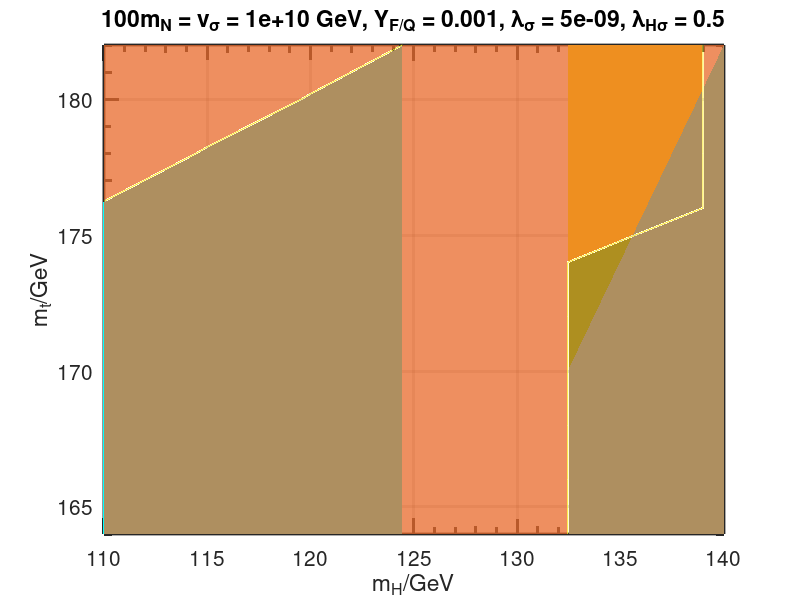

The MATLAB script that drew this image: (Note: this script raises an error after producing the figure.)
% Helper to plot data
clear;
S = load('StabilityMatrix.mat');
S = S.stabilityLimit;
mhRange = 110:5:140;
mtRange = 164:2:182;
nscale = 100; % 100
yf0 = 1e-3;             % Dirac neutrino Yukawa coupling
vS = 1e10;               % Scalar singlet VEV 2e9
lambdaS0 = 5e-9;        % Scalar singlet self-coupling 5e-9
lambdaHS0 = 0.5;       % Scalar singlet-doublet coupling 7e-6
mt = 172.44;    mh = 125.09;
dmt = 0.60;     dmh = 0.32;
mtLower = mt-dmt;  mtUpper = mt+dmt;
mhLower = mh-dmh;  mhUpper = mh+dmh;
figure;
cLevels = 6:18;
[cc hh] = contour(mhRange, mtRange, S,[18 18],'ShowText','Off'); hold on;
xlabel('m_H/GeV'); ylabel('m_t/GeV');
title([num2str(nscale,3),'m_N = v_\sigma = ', num2str(vS,3), ' GeV, Y_{F/Q} = ', num2str(yf0,3), ', \lambda_{\sigma} = ', num2str(lambdaS0,3), ', \lambda_{H\sigma} = ', num2str(lambdaHS0,3)],'FontSize',15);
set(gca,'XMinorTick','on','YMinorTick','on');
set(gca,'LineWidth',2,'TickLength',[0.025 0.025]);
set(gca,'FontSize',15);
grid on;
xlim([110 140]);
ylim([164 182]);

% Fill with color
green = [0 1 0];
cTop = cc(2,2:12);      cTop2 = cc(2,14:end);
cHiggs = cc(1,2:12);    cHiggs2 = cc(1,14:end);
area(cHiggs2, 182*ones(length(cHiggs2)), 'FaceColor', 'Yellow', 'LineStyle', 'none');
area(cHiggs2, cTop2,'FaceColor',green,'LineStyle','none');
area([cHiggs2(1) cHiggs(end)], mtRange(end)*[1 1],'FaceColor',green,'LineStyle','none');
area([cHiggs mhRange(end)], [cTop mtRange(end)],'FaceColor','Cyan','LineStyle','none');
alfa = area(mhRange, 182*ones(length(mhRange)),'FaceColor', [0.91 0.41 0.17], 'LineStyle', 'none'); 
set(alfa,'facealpha',.75)

% Experimental range in (mHiggs, mTop) plane
h = rectangle;
h.Position = [mhLower mtLower 2*dmh 2*dmt];
h.FaceColor = 'magenta';
plot(mh,mt,'k.','MarkerSize',20);
fs = 20;
text(112,168,'Excluded due to \lambda_{H\sigma}','FontSize',fs+5,'Color','Red');
text(112,167,'non-perturbativity','FontSize',fs+5,'Color','Red');
text(135,165,'Non-perturbativity','FontSize',fs,'Rotation',90);
text(136.5,165,'region','FontSize',fs,'Rotation',90);
text(117,171','Stability region','FontSize',fs,'Rotation',50);
text(111,177.45','Metastability region','FontSize',fs-2,'Rotation',27);
